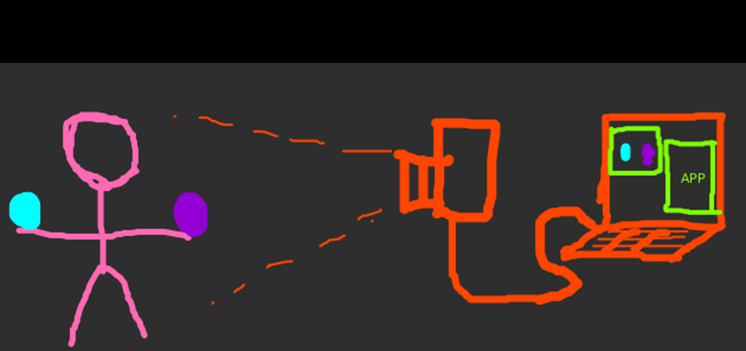
#> input picture 23-4si-cp1-Danlicinio-main/Imagem1.png, 746 x 351 px, given in place of the camera
$ python checkpoint.py
#> lines starting #> are read from the running program, lines starting #| are printed output that depends on the picture; after the words box and inside, x2 and y2 are one past the last pixel; in counts of white or black regions, pixels touching at a corner belong together
#> further down, frame is the input picture: shape (351, 746, 3); mean B, G, R 39, 42.2, 53.1

import cv2
import os,sys, os.path
import numpy as np


def image_da_webcam(img):
    img_hsv = cv2.cvtColor(img, cv2.COLOR_BGR2HSV)
#> img_hsv: shape (351, 746, 3); mean H, S, V 8.8, 24, 55.6


    #definição dos valores minimo e max da mascara
    #laranja
    image_lower_hsv = np.array([0, 180, 160])
    image_upper_hsv = np.array([40, 255, 255])

    mask_hsv = cv2.inRange(img_hsv, image_lower_hsv, image_upper_hsv)
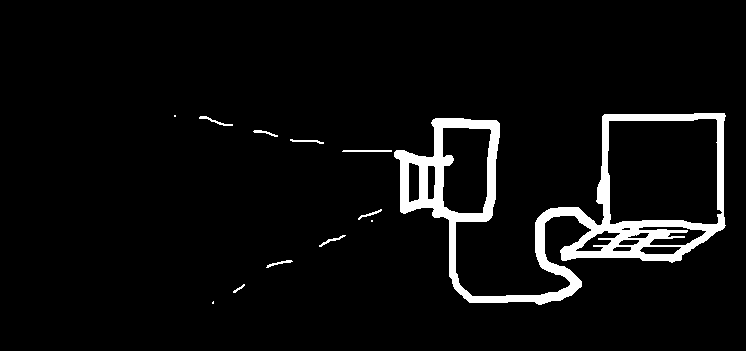
#> mask_hsv: shape (351, 746); 5.1% white; 12 white regions (3 under 20 px), largest, box (x1, y1, x2, y2) and area: (394, 113, 726, 305) 12870, (342, 150, 392, 152) 99, (199, 116, 233, 126) 83

    #magenta
    image_lower_hsv2 = np.array([0, 165, 127])
    image_upper_hsv2 = np.array([30, 255, 255])

    mask_hsv2 = cv2.inRange(img_hsv, image_lower_hsv2, image_upper_hsv2)
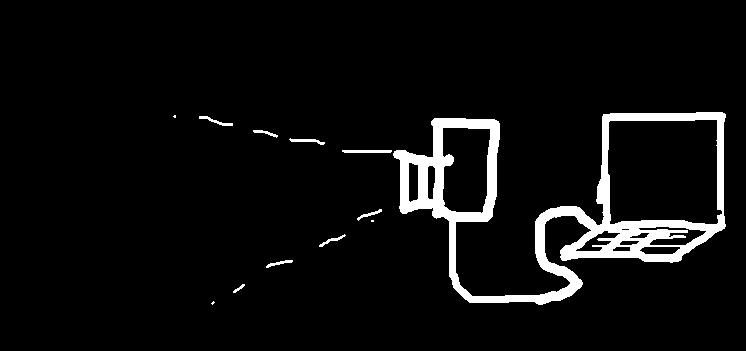
#> mask_hsv2: shape (351, 746); 5.5% white; 12 white regions (3 under 20 px), largest, box (x1, y1, x2, y2) and area: (393, 112, 726, 305) 13575, (342, 150, 392, 153) 147, (289, 138, 325, 145) 105

    #juntar as duas imagens
    mask_juntar = cv2.bitwise_or(mask_hsv, mask_hsv2)
#> mask_juntar: shape (351, 746); 5.5% white; 12 white regions (3 under 20 px), largest, box (x1, y1, x2, y2) and area: (393, 112, 726, 305) 13584, (342, 150, 392, 153) 147, (289, 138, 325, 145) 105

    #encontrar contornos e calcular massa
    mask_rgb = cv2.cvtColor(mask_juntar, cv2.COLOR_GRAY2RGB)
#> mask_rgb: shape (351, 746, 3); 5.5% white; 12 white regions (3 under 20 px)
    contornos_img = mask_rgb.copy()
    contornos, _ = cv2.findContours(mask_juntar, cv2.RETR_TREE, cv2.CHAIN_APPROX_SIMPLE)
#> contornos = 23 contours, 4 with area under 20; largest, box (x1, y1, x2, y2) and area: (393, 112, 726, 305) 28943, (607, 119, 723, 225) 11065, (442, 127, 491, 214) 3640, (638, 226, 707, 246) 631, (575, 230, 621, 252) 401

    cv2.drawContours(contornos_img, contornos, -1, [255, 0, 0], 5)
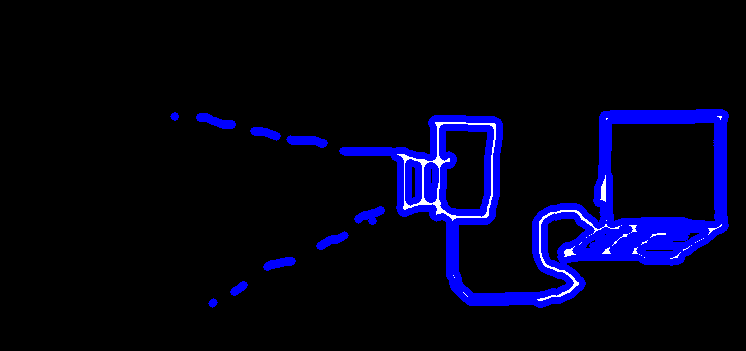
#> contornos_img: shape (351, 746, 3); mean B, G, R 24, 2, 2
    size = 20
    color = (128,128,0)

    for contorno in contornos:
        M = cv2.moments(contorno)
        if (M['m00'] != 0):
            cx = int(M['m10']/M['m00'])
            cy = int(M['m01']/M['m00'])

            cv2.line(contornos_img,(cx - size,cy),(cx + size,cy),color,5)
            cv2.line(contornos_img,(cx,cy - size),(cx, cy + size),color,5)

            font = cv2.FONT_HERSHEY_SIMPLEX
            text = cy , cx
            origem = (cx-80,cy-100)

            cv2.putText(contornos_img, str(text), origem, font,1,(200,50,0),2,cv2.LINE_AA)
#> this loop made 23 passes
#> (cx, cy, text, origem) on passes 2, 3, 4, 6, 7, 8, 9, 10, 11, 12, 13, 14: (238, 288, (288, 238), (158, 188)), (278, 262, (262, 278), (198, 162)), (331, 240, (240, 331), (251, 140)), (369, 213, (213, 369), (289, 113)), (366, 150, (150, 366), (286, 50)), (306, 140, (140, 306), (226, 40)), (265, 132, (132, 265), (185, 32)), (215, 120, (120, 215), (135, 20)), (174, 116, (116, 174), (94, 16)), (586, 188, (188, 586), (506, 88)), (659, 249, (249, 659), (579, 149)), (621, 248, (248, 621), (541, 148))
#> (contorno, cx, cy, origem) on passes 1, 5: ([[213, 301], [211, 303], [212, 304], [214, 302]], 212, 302, (132, 202)), ([[371, 220], [371, 221], [373, 221], [373, 220]], 372, 220, (292, 120))
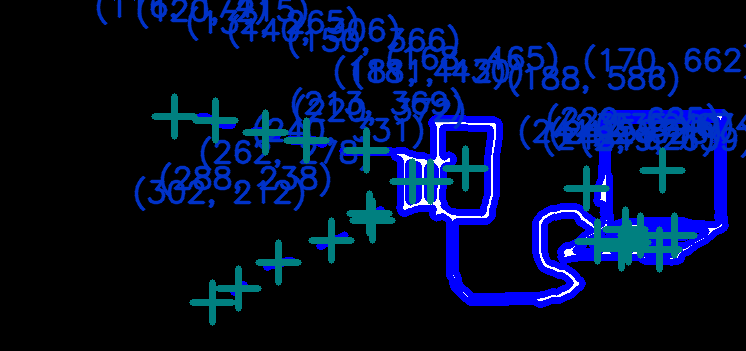
#> contornos_img: shape (351, 746, 3); 16.95% of pixels changed, all inside (x1, y1, x2, y2) = (96, 0, 746, 326)
    return contornos_img

cv2.namedWindow("preview")
vc = cv2.VideoCapture(0)


if vc.isOpened(): # try to get the first frame
    rval, frame = vc.read()
else:
    rval = False

while rval:

    img = image_da_webcam(frame)


    cv2.imshow("preview", img)

    rval, frame = vc.read()
    key = cv2.waitKey(20)
#> (key Esc is pressed here)
    if key == 27: # exit on ESC
        break

cv2.destroyWindow("preview")
vc.release()
